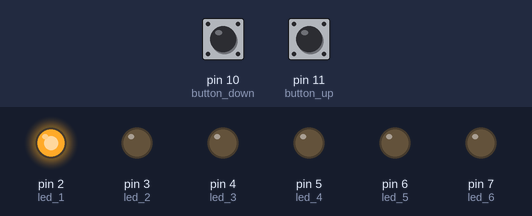
Bench run of a sketch on a simulated Arduino Uno, built with avr-gcc and run on an emulated ATmega328P. On the bench: output pins drawn as LEDs (lit = HIGH). Dashed ring = blinking. The inputs (shaded band) are chosen by the test bench; at power-on: pin 10 (button_down) HIGH, pin 11 (button_up) HIGH.

Above: at 4.7 s.
4.8 s: pin 10 (button_down) pulled LOW for 1 s
At 6.1 s:
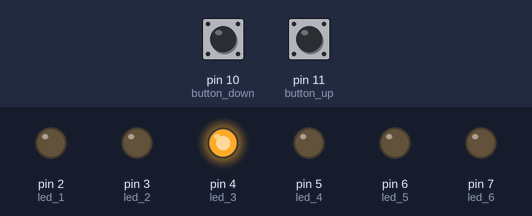
7.3 s: pin 11 (button_up) pulled LOW for 1 s
At 9.2 s:
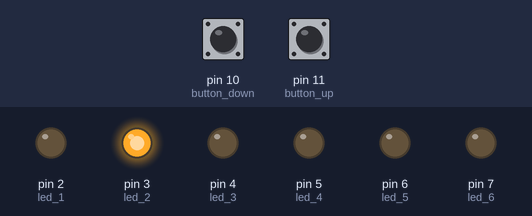
9.8 s: pin 11 (button_up) pulled LOW for 0.15 s
At 10.5 s:
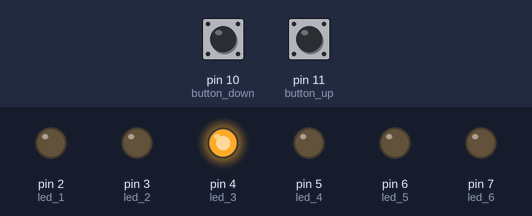
11.5 s: pin 11 (button_up) pulled LOW for 3.2 s
At 15.2 s:
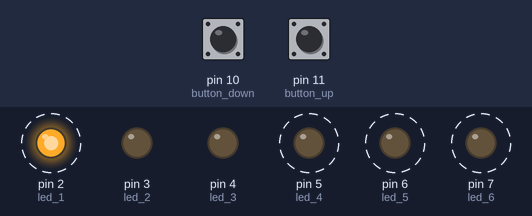
Timing chart, 0 to 16.7 s (numbered marks = the images above; inputs shaded):
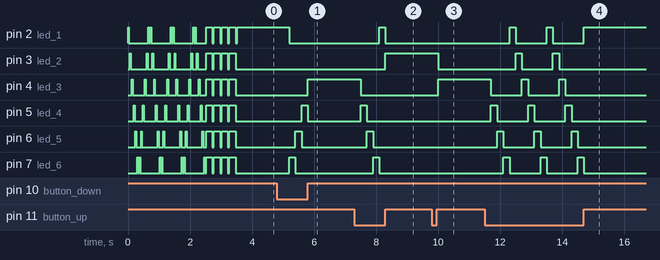

The sketch:

the_time_pass_game.ino
```cpp
byte led_1 = 2;
byte led_2 = 3;
byte led_3 = 4;
byte led_4 = 5;
byte led_5 = 6;
byte led_6 = 7;
byte button_up = 11;
byte button_down = 10;
int count = 1;

void setup()  {
  pinMode(led_1, OUTPUT);
  pinMode(led_2, OUTPUT);
  pinMode(led_3, OUTPUT);
  pinMode(led_4, OUTPUT);
  pinMode(led_5, OUTPUT);
  pinMode(led_6, OUTPUT);
  pinMode(button_up, INPUT_PULLUP);
  pinMode(button_down, INPUT_PULLUP);

  for(int j=0; j<=2; j++)  {
      for(int i=2; i<=7; i++)  {
      digitalWrite(i, HIGH);
      delay(30);
      digitalWrite(i, LOW);
      delay(30);
    }
  for(int i=7; i>=2; i--)  {
      digitalWrite(i, HIGH);
      delay(30);
      digitalWrite(i, LOW);
      delay(30);
    }
    }
  for(int i=2; i<=7; i++)  {
      digitalWrite(i, HIGH);
      delay(30);
      digitalWrite(i, LOW);
      delay(30);
    }
  for(int k=1; k<=4; k++)  {
    digitalWrite(led_1, HIGH);
    digitalWrite(led_2, HIGH);
    digitalWrite(led_3, HIGH);
    digitalWrite(led_4, HIGH);
    digitalWrite(led_5, HIGH);
    digitalWrite(led_6, HIGH);
    delay(200);
    digitalWrite(led_1, LOW);
    digitalWrite(led_2, LOW);
    digitalWrite(led_3, LOW);
    digitalWrite(led_4, LOW);
    digitalWrite(led_5, LOW);
    digitalWrite(led_6, LOW);
    delay(50);
    }
}

void loop()  {
//  int count = 1;
  int up;
  int down;

  up = digitalRead(button_up);
  down = digitalRead(button_down);

  if(up == 0)  {
    count = count + 1;
    delay(200);
    }
  if(down == 0)  {
    count = count - 1;
    delay(200);
    }
  if(count > 6)  {
    count = 1;
    }
  if(count < 0)  {
    count = 6;
    }
  switch(count)  {
    case 1:
      digitalWrite(led_1, HIGH);
      digitalWrite(led_6, LOW);
      digitalWrite(led_2, LOW);
      break;
    case 2:
      digitalWrite(led_2, HIGH);
      digitalWrite(led_3, LOW);
      digitalWrite(led_1, LOW);
      break;
    case 3:
      digitalWrite(led_3, HIGH);
      digitalWrite(led_4, LOW);
      digitalWrite(led_2, LOW);
      break;
    case 4:
      digitalWrite(led_4, HIGH);
      digitalWrite(led_5, LOW);
      digitalWrite(led_3, LOW);
      break;
    case 5:
      digitalWrite(led_5, HIGH);
      digitalWrite(led_6, LOW);
      digitalWrite(led_4, LOW);
      break;
    case 6:
      digitalWrite(led_6, HIGH);
      digitalWrite(led_1, LOW);
      digitalWrite(led_5, LOW);
      break;

    }
}
```

Measured:
- after the input at 4.8 s, pin 2 (led_1): HIGH → LOW after 0.40 s; pin 4 (led_3): LOW → HIGH after 1.0 s; pin 5 (led_4): LOW → HIGH after 0.80 s, → LOW 0.20 s later; pin 6 (led_5): LOW → HIGH after 0.60 s, → LOW 0.20 s later; pin 7 (led_6): LOW → HIGH after 0.40 s, → LOW 0.20 s later
- after the input at 7.3 s, pin 2 (led_1): LOW → HIGH after 0.80 s, → LOW 0.20 s later; pin 3 (led_2): LOW → HIGH after 1.0 s; pin 4 (led_3): HIGH → LOW after 0.20 s; pin 5 (led_4): LOW → HIGH after 0.20 s, → LOW 0.20 s later; pin 6 (led_5): LOW → HIGH after 0.40 s, → LOW 0.20 s later
- after the input at 9.8 s, pin 3 (led_2): HIGH → LOW after 0.20 s; pin 4 (led_3): LOW → HIGH after 0.20 s
- after the input at 11.5 s, pin 2 (led_1): alternates HIGH for 0.20 s and LOW for 1.0 s, 5 changes in all, then stays HIGH, starting after 0.80 s; pin 3 (led_2): alternates HIGH for 0.20 s and LOW for 1.0 s, 4 changes in all, then stays LOW, starting after 1.0 s
